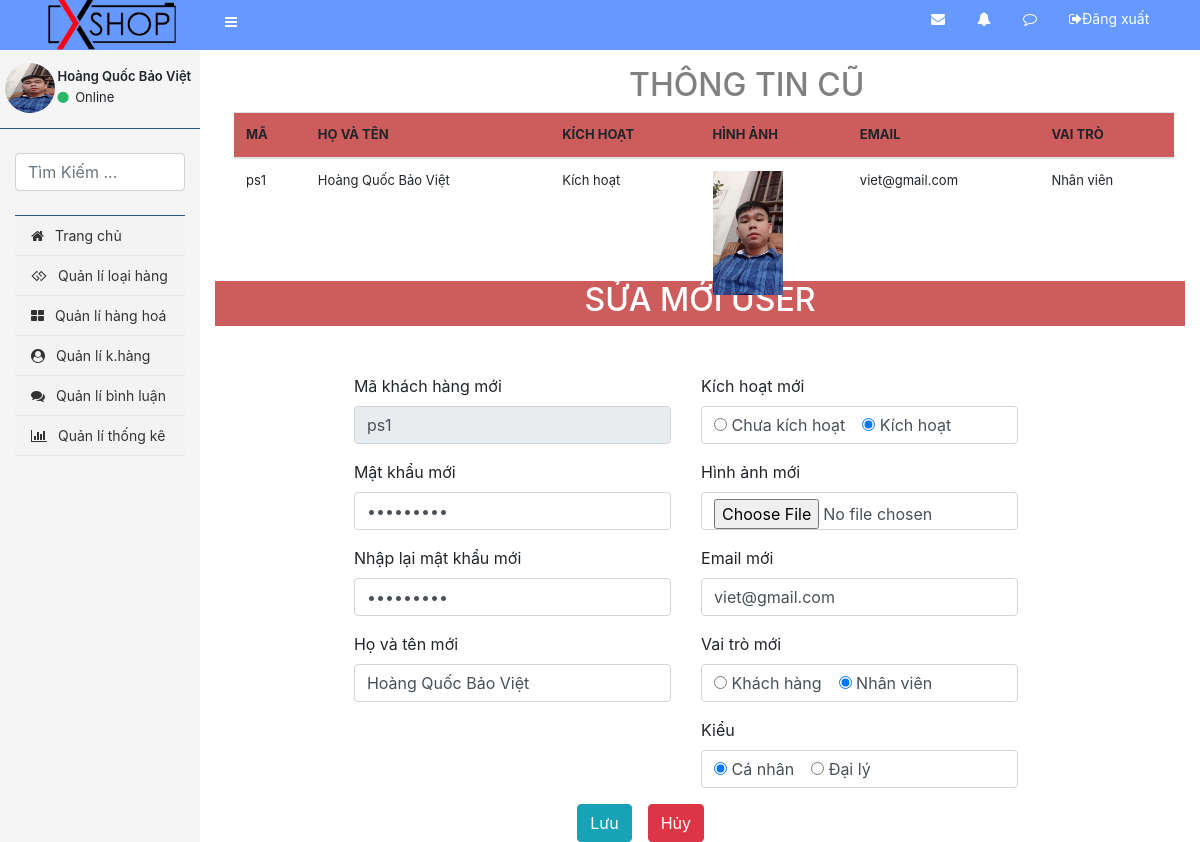
Screenshot of /admin/khach_hang/edit.php?id=ps1 (signed in) with the database file from the repository.
### tables this page shows
CREATE TABLE `khach_hang` (
  `id` varchar(50) NOT NULL,
  `mat_khau` varchar(50) NOT NULL,
  `ho_ten` varchar(50) NOT NULL,
  `kich_hoat` bit(1) NOT NULL,
  `hinh` varchar(255) NOT NULL,
  `email` varchar(50) NOT NULL,
  `vai_tro` bit(1) NOT NULL
);

### dao/pdo.php (called while the page is built, shortened)
<?php
    function connect(){
        $host = "localhost" ;
        $dbname = "dam" ;
        $dbusername = "root" ;
        $dbpass = "" ;
        return new PDO("mysql:host=$host;dbname=$dbname;charset=utf8", $dbusername,$dbpass) ;
    }
    function select_one($sql){
        $connect = connect() ;
        $stmt = $connect->prepare($sql) ;
        $stmt->execute() ;
        return $select_one = $stmt->fetch() ;
    }
?>

### admin/khach_hang/edit.php (the view, shortened to what this page needs)
<?php
     require_once APP_PATH."/dao/pdo.php" ;
    if (isset($_GET['id'])) {
    $id = $_GET['id'];
    $sql = "SELECT * FROM khach_hang where id = '$id'" ;
    $cout = connect()->prepare($sql);
    $cout->execute();
    if ($cout->rowCount() > 0) {
        $sql = "select * from khach_hang where id = '$id'" ;
        $khach_hang = select_one($sql) ;
    } else {
        try {
            header('location: ' . BASE_URL . "admin/khach_hang/list.php?msg=Khách hàng này không tồn tại !");
        } catch (PDOException $e) {
            echo $e->getMessage();
        }
     }
    }
    else{
        header('location: ' . BASE_URL . "admin/khach_hang/list.php?msg=Khách hàng này không tồn tại !");
    }
   include "../layout/header.php" ;
?>
<div class="col-md-10">
    <div class="row ml-1 mt-3"
        style=" width: 100%;  height: 45px; color: gray; margin-right: 40px; margin-bottom: 170px;"
        class="text-center mb-5 mt-4">
        <span>
            <h2 style="text-transform: uppercase; margin-left: 410px;">thông tin cũ</h2>
        </span>
        <div class="col-md-12 d-flex justify-content-center align-items-center">
            <table class="table" style="font-size: 13px;">
                <thead style="background-color: indianred;">
                    <tr>
                        <th>MÃ</th>
                        <th>HỌ VÀ TÊN </th>
                        <th>KÍCH HOẠT</th>
                        <th>HÌNH ẢNH</th>
                        <th>EMAIL</th>
                        <th>VAI TRÒ</th>
                    </tr>
                </thead>
                <tbody>
                    <tr>
                        <td><?php echo $khach_hang['id'] ?></td>
                        <td><?php echo $khach_hang['ho_ten'] ?></td>
                        <td><?php
                              if($khach_hang['kich_hoat'] == "1"){
                                 echo "Kích hoạt" ;
                              }else{
                                 echo "Chưa kích hoạt" ;
                              }
                        ?></td>
                        <td>
                            <img src="<?php echo BASE_URL. $khach_hang['hinh'] ?>" class="img-fluid" width="70" alt="">
                        </td>
                        <td><?php echo $khach_hang['email'] ?></td>
                        <td><?php
                              if($khach_hang['vai_tro'] == "1"){
                                 echo "Nhân viên" ;
                              }else{
                                 echo "Khách hàng" ;
                              }
                        ?></td>
                    </tr>
                </tbody>
            </table>
        </div>
    </div>
    <div style=" width: 100%; background-color: indianred; height: 45px; color: white; margin-right: 40px;"
        class="text-center mb-5 mt-5">
        <span>
            <h2 style="text-transform: uppercase;">Sửa mới user</h2>
        </span>
    </div>
    <div class="row">
        <div class="col-md-10">
            <form action="<?php echo BASE_URL ?>admin/khach_hang/post_edit.php?" method="POST" enctype="multipart/form-data">
                <div class="row">
                    <div class="col-md-2"></div>
                    <div class="col-md-5">
                        <div class="form-group">
                            <label for="">Mã khách hàng mới</label>
                            <input type="text" name="id" disabled class="form-control" placeholder="Mã khách hàng"
                                value="<?php echo $khach_hang['id'] ?>">
                        </div>
                        <div class="form-group">
                            <label for="">Mật khẩu mới</label><br>
                            <input type="password" name="mat_khau" placeholder="Mật khẩu" class="form-control"
                                value="<?php echo $khach_hang['mat_khau'] ?>">
                        </div>
                        <div class="form-group">
                            <label for="">Nhập lại mật khẩu mới</label> <br>
                            <input type="password" name="cf_mat_khau" placeholder="Nhập lại mật khẩu"
                                class="form-control" value="<?php echo $khach_hang['mat_khau'] ?>">
                        </div>
                        <div class="form-group">
                            <label>Họ và tên mới</label>
                            <input type="text" name="ho_ten" class="form-control" placeholder="Họ và tên"
                                value="<?php echo $khach_hang['ho_ten']  ?>">
                        </div>
                    </div>
                    <div class="col-md-5">
                        <div class="form-group">
                            <label for="">Kích hoạt mới</label>
                            <div class="form-control">
                                <?php if($khach_hang['kich_hoat'] == 0){ ?>
                                <input name="kich_hoat" value="0" type="radio" checked> Chưa kích hoạt &ensp;
                                <input name="kich_hoat" value="1" type="radio"> Kích hoạt
                                <?php } elseif ($khach_hang['kich_hoat'] == 1) {?>
                                <input name="kich_hoat" value="0" type="radio"> Chưa kích hoạt &ensp;
                                <input name="kich_hoat" value="1" type="radio" checked> Kích hoạt
                                <?php } ?>
                            </div>
                        </div>
                        <div class="form-group">
                            <label for="">Hình ảnh mới</label>
                            <input type="file" name="hinh" id="hinh" class="form-control">
                        </div>
                        <div class="form-group">
                            <label for="">Email mới</label>
                            <input type="text" name="email" class="form-control" placeholder="Email"
                                value="<?php echo $khach_hang['email'] ?>">
                        </div>
                        <div class="form-group">
                            <label for="">Vai trò mới</label><br>
                            <div class="form-control">
                                <?php if($khach_hang['vai_tro'] == 0){ ?>
                                <input name="vai_tro" value="0" type="radio" checked> Khách hàng &ensp;
                                <input name="vai_tro" value="1" type="radio"> Nhân viên
                                <?php } elseif ($khach_hang['vai_tro'] == 1) {?>
                                <input name="vai_tro" value="0" type="radio"> Khách hàng &ensp;
                                <input name="vai_tro" value="1" type="radio" checked> Nhân viên
                                <?php } ?>
                            </div>
                        </div>
                        <div class="form-group">
                            <label for="">Kiểu</label>
                            <div class="form-control">
                                <input name="dai_ly" value="1" type="radio" checked> Cá nhân &ensp;
                                <input name="dai_ly" value="2" type="radio"> Đại lý
                            </div>
                        </div>
                    </div>
                </div>
                <div class="row d-flex justify-content-center align-items-center">
                    <button type="submit" class="btn btn-info mr-3 ml-5" name="addPro">Lưu</button>
                    <a href="<?php echo BASE_URL ?>admin/khach_hang/list.php" class="btn btn-danger">Hủy</a>
                </div>
            </form>
        </div>
    </div>
</div>
</div>
</div>
</body>
</html>

### admin/layout/header.php (style rules this page uses)
a { font-size: 14px; }

### rows the page displays
khach_hang: id "ps1", ho_ten "Hoàng Quốc Bảo Việt", hinh (picture), email "viet@gmail.com"

### other values shown
$_SESSION['admin']['ho_ten'] "Hoàng Quốc Bảo Việt"
